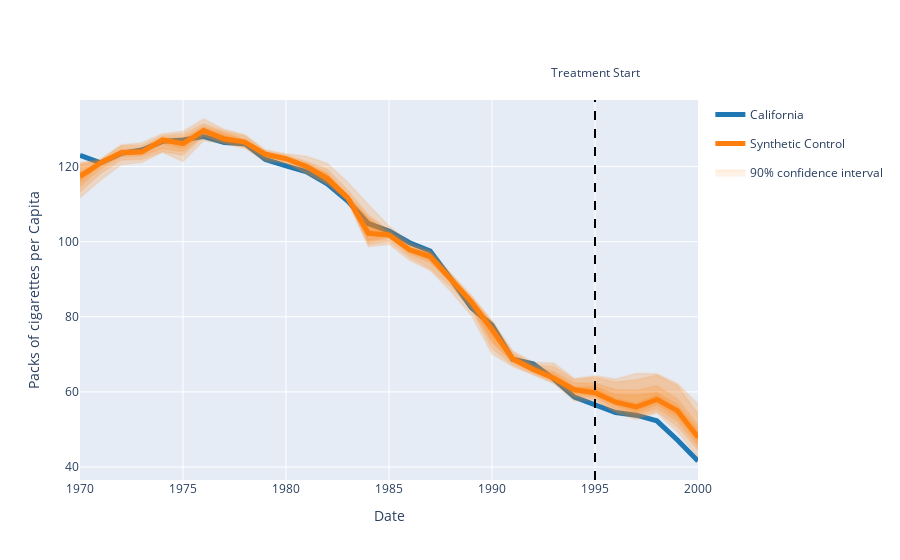

Here is the notebook cell this chart was saved with:
### Code cell
sc.compare(y, y_ci, y_axis="Packs of cigarettes per Capita")
